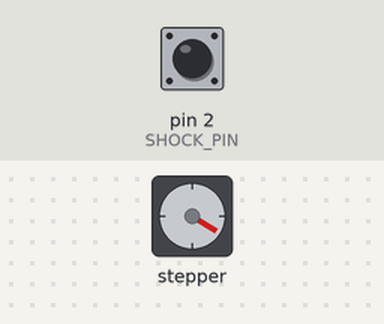
A sketch run on a simulated Arduino Uno, built with avr-gcc and run on an emulated ATmega328P. On the bench: stepper motor. The test bench sets the inputs (shaded band); at power-on: pin 2 (SHOCK_PIN) HIGH. Stepper angles assume 2048 steps per turn.

Above: at 0.15 s.
At 1.2 s:
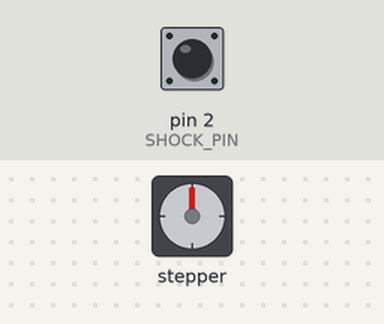
1.3 s: pin 2 (SHOCK_PIN) pulled LOW for 1 s
At 1.99 s:
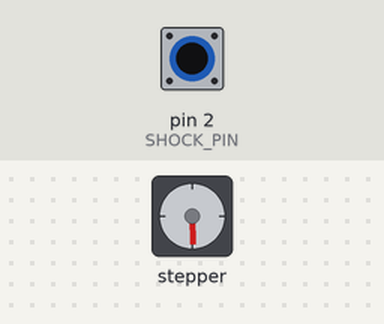
4.3 s: pin 2 (SHOCK_PIN) pulled LOW for 0.15 s
Timing chart, 0 to 13.4 s (numbered marks = the images above; inputs shaded):
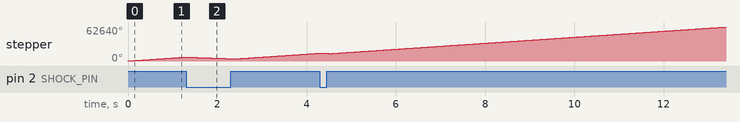

The sketch:

Sensor_Pasos.ino
```cpp
#include <Stepper.h>  // Librería para controlar el motor a pasos

#define STEPS_PER_REV 2048  // Número de pasos por vuelta del motor
#define DELAY_TIME 5    // Tiempo de espera entre pasos del motor (en ms)

// Definir los pines utilizados para el motor a pasos
#define DIR_PIN 19
#define STEP_PIN 18

// Definir el pin utilizado para el sensor de choque
#define SHOCK_PIN 2

// Crear objeto Stepper para el motor a pasos
Stepper motor(STEPS_PER_REV, DIR_PIN, STEP_PIN);

void setup() {
  pinMode(SHOCK_PIN, INPUT_PULLUP);  // Establecer el pin del sensor de choque como entrada
  motor.setSpeed(500);  // Establecer la velocidad del motor a pasos (en rpm)
}

void loop() {
  // Leer el valor del sensor de choque
  int shockValue = digitalRead(SHOCK_PIN);

  // Si el sensor de choque detecta una colisión, mover el motor a pasos en sentido contrario
  if (shockValue == LOW) {
    motor.setSpeed(500);  // Establecer la velocidad del motor a pasos (en rpm)
    motor.step(-STEPS_PER_REV);  // Mover el motor a pasos en sentido contrario a las agujas del reloj (una vuelta completa)
  } else {
    motor.setSpeed(1000);  // Establecer la velocidad del motor a pasos (en rpm)
    motor.step(STEPS_PER_REV);  // Mover el motor a pasos en sentido de las agujas del reloj (una vuelta completa)
  }

  delay(DELAY_TIME);  // Esperar un tiempo antes de leer el sensor de choque nuevamente
}
```
